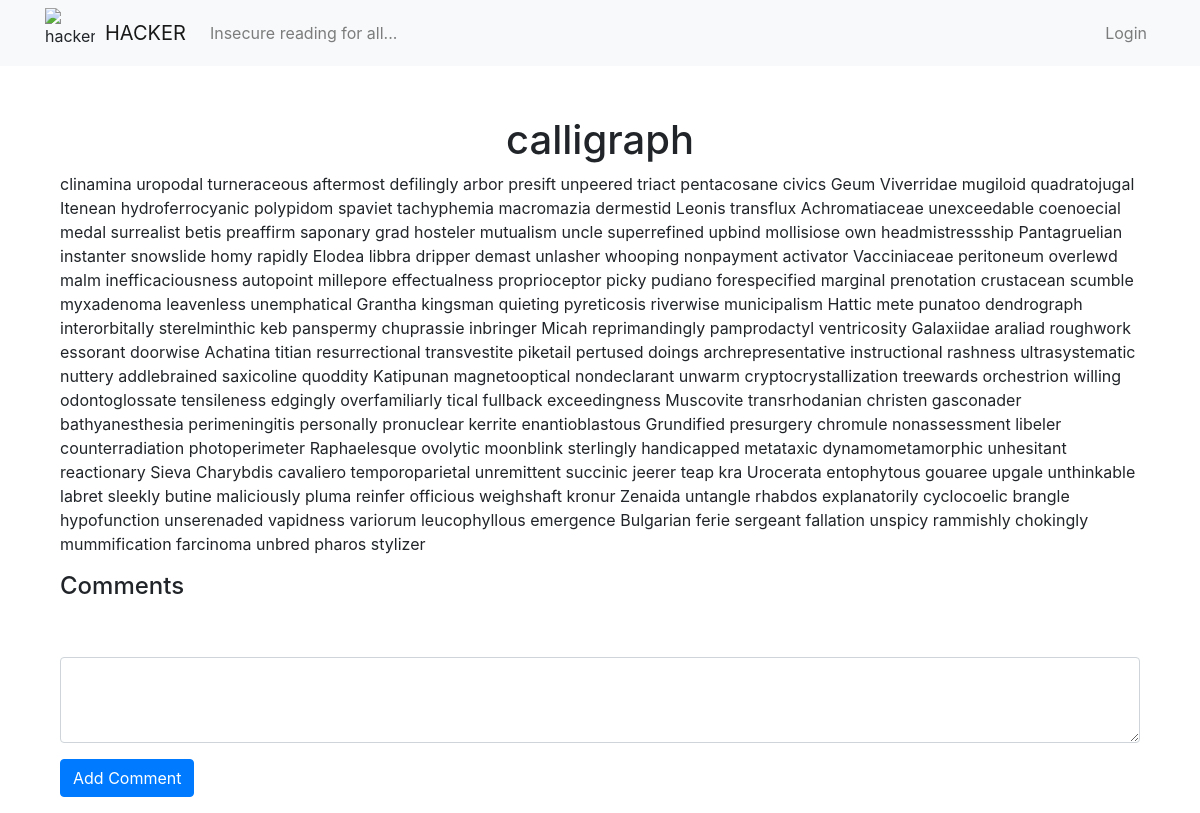
The page /posts/7 on the database as committed earlier.
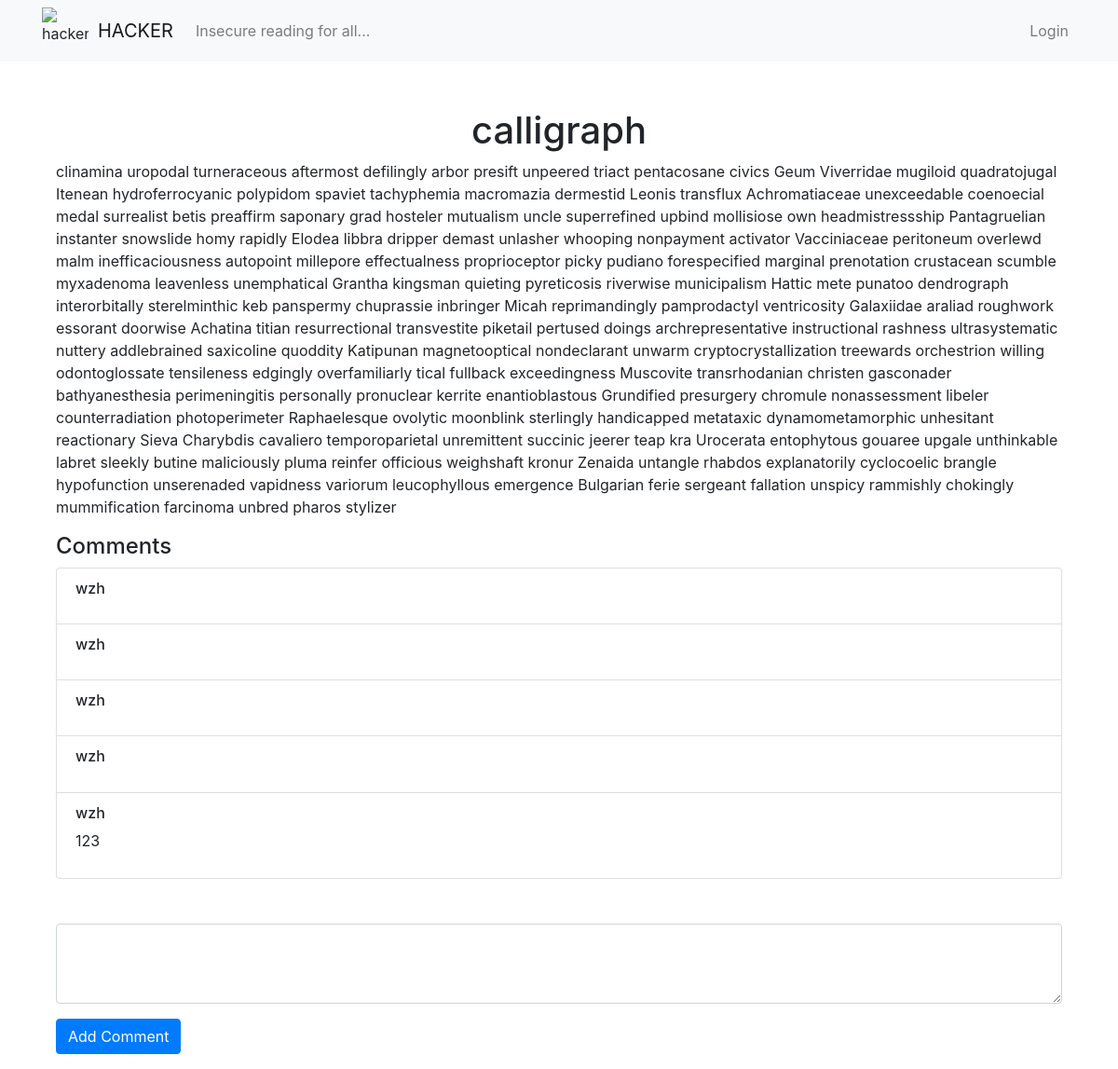
The same page on the database as committed later.
### home/models.py (models this page shows, shortened)
class Comment(models.Model):
    post = models.ForeignKey(Post, on_delete=models.CASCADE)
    author = models.ForeignKey(User, on_delete=models.CASCADE, blank=True, null=True)
    content = models.CharField(max_length=256)

### home/views.py (the view)
# urls.py: path('posts/<str:post_id>', ReadPost.as_view(), name='read-post'),
class ReadPost(View):
    template_name = 'home/read_post.html'
    context = {}
    def get(self, request, post_id):
        post = Post.objects.get(id=post_id)
        comments = Comment.objects.all().filter(post=post)
        self.context['post'] = post
        self.context['comments'] = comments
        return render(request, template_name=self.template_name, context=self.context)

### templates/home/read_post.html (shortened to what this page needs)
{% extends 'base.html' %}
{% block content %}
    <div class="container" style="margin-top: 50px;">
        <h1 class="text-center">{{ post.title }}</h1>
        <p>{{ post.content }}</p>
        <h4>Comments</h4>
        <ul class="list-group">
            {% for comment in comments %}
                <li class="list-group-item">
                    {% if comment.author %}
                        <h6>{{ comment.author }}</h6>
                        <p>{{ comment.content }}</p>
                    {% else %}
                        <h6>Anonymous User</h6>
                        <p>{{ comment.content|safe }}</p>
                    {% endif %}
                </li>
            {% endfor %}
        </ul>
        <form method="POST" action="/add-comment" class="mt-5">
            <div class="form-group">
                <textarea class="form-control" name="comment-textarea" id="comment-textarea" rows="3"></textarea>
                <button class="btn btn-primary mt-3" type="submit">Add Comment</button>
            </div>
        </form>
    </div>
{% endblock %}

Rows that differ between the two databases and show on the page:
added Comment: author "wzh"
added Comment: author "wzh"
added Comment: author "wzh"
added Comment: author "wzh"
added Comment: author "wzh", content "123"
